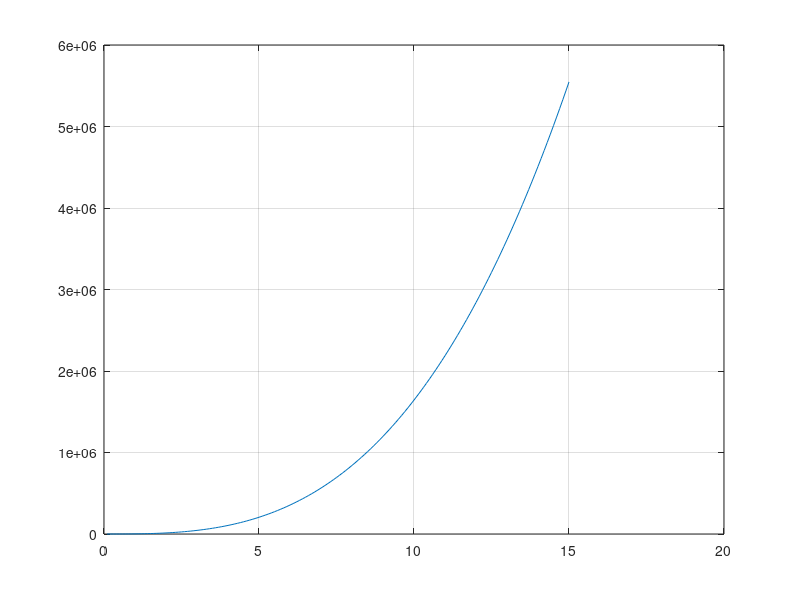

Source code (MATLAB):
close all
clear all
clc       
%--------------------------------------------------------------------------
%PARAMETERS OF A 2MW DFIG
%IEEE - DFIM: Chapter 3 
%--------------------------------------------------------------------------
f = 60;%50                  % Stator frequency (Hz)
n = 1800; %1500             % Synchronous speed at 50 Hz|(rev/min)
Ps = 2e6;                   % Nominal stator three-phase active power|(MW)
Vs = 690;                   % Line-to-line nominal stator voltage in rms (V)
Is = 1760;                  % Each phase nominal stator current in rms (Amp)
Tem = 12732;                % Nominal torque at generator or motor modes (N.m)
%Stator connection Star
p = 2;                      % Pole pair 
Vr = 2070;                  % Line-to-line nominal rotor voltage in rms (reached at speed near zero) (V)
%Rotor connection Star
u = 0.34;                   % Stator/rotor turns ratio (relation between the stator and rotor)
Rs = 2.6e-3;                % Stator resistance (mohm)
Lsi = 87e-6;                % Stator leakage inductance (uH)
Lm = 2.5e-3;                % Magnetizing inductace (mH)
Rres = 26.1e-3;             %% Rotor resistance (mohm)
Rind = 783e-6;              %% Rotor leakage inductance (uH)
Rr = 2.9e-3;                % Rotor resistance referred to stator (mohm)
Lsr = 87e-6;                % Rotor leakage inductance referred to the stator (uH)
Ls = Lm + Lsi;              % Stator inductance (mH)
Lr = Lm + Lsr;              % Rotor inductance (mH)
%--------------------------------------------------------------------------
%Space for Rotor Side Converter
Q = 0;                      % For Reactive power = 0
smax = 0.33;                % Maximun slip 0.25
Fs = 1.5 %1.8;              % Stator Flux
Vbus_ref = 1200;            % Bus Voltage
%Mechanic 
J = 90%130;                    % Inertia Kg*m^2
D = 0.1%1e-3;                   % Damping friction factor N.m.s
%PI regulators
sigma = 1- Lm^2/(Ls*Lr); 
tau_i = (sigma*Lr)/Rr;
tau_n = 0.05;
wni = 100*(1/tau_i);
wnn = 1/tau_n;

kp_id = (2*wni*sigma*Lr)-Rr;
kp_iq = kp_id;

ki_id = (wni^2)*Lr*sigma;
ki_iq = ki_id;

kp_n = (2*wnn*J)/p;
ki_n = ((wnn^2)*J)/p;
%--------------------------------------------------------------------------
%Space for Grid Side Converter
Cbus = 80e-3;               % DC bus capacitance
Rg = 20e-6;                 % Grid side filter? resistance 1
Lg = 483e-6;                % Grid side filter? inductance 1e-3

Kpg = 1/(1.5*Vs*sqrt(2/3)); 
Kqg = -Kpg;

%PI regulators
tau_ig = Lg/Rg;
wnig = 60*2*pi;

kp_idg = (2*wnig*Lg)-Rg;
kp_iqg = kp_idg;
ki_idg = (wnig^2)*Lg;
ki_iqg = ki_idg;

kp_v = -1000;   
ki_v = -300000;

%--------------------------------------------------------------------------
%PWM 
fsw = 4e3;                  %Switching frequency (Hz)
Ts = 1/fsw/f;               %Sample time (sec)

%--------------------------------------------------------------------------
%Space for Three blade wind turbine model
% Beta -> Lambda Vs Cp Graph
N = 100;                    %Gearbox Ratio
Radio = 44;                 %Radio
ro = 1.225;                 %Air desity kg/m3
%beta=[-2.5 -1.5 0 1.5 2.5 0];
beta=[0 0 0 0 0 0 0];
for k=1:7
    cont = 1;
    for lambda = 0.1:0.1:14
        lambdai(cont)=(1/((1/(lambda-0.02*beta(k))+(0.003/(beta(k)^3+1)))));
        Cp(cont)=0.73*(151/lambdai(cont)-0.58*beta(k)-0.002*beta(k)^2.14-13.2).*(exp(-18.4/lambdai(cont)));
        Ct(cont) = Cp (cont)/lambda;
        cont = cont+1;
    end
    lambda=[0.1:0.1:14];
    %figure (1)
    %plot(lambda,Cp), grid on, hold on,
    
    %Rotor Speed Vs Power Graph
    for Vv = 6:0.5:12   %Wind Velocity at 12 m/s
        cont2=1;
        for serie = 0.1:0.1:14
            Pt (cont2)= (0.5*ro*pi*(Radio)^2)*(Vv)^3*Cp(cont2);
            omega_m (cont2) = ((lambda(cont2)*Vv) /Radio)*N/(2*pi/60)
            cont2=cont2+1;
        end
        %figure (2)
        %plot(omega_m,Pt), grid on, hold on,
    end
end

% Lambda and CP optimum
cp_opt = max(Cp)
cp_opt_abs = abs(max(Cp))
posicion=find(Cp==cp_opt);
lambda_opt = abs(lambda(posicion))
beta = beta (k)     %Pitch angle

% Wind velocity Vs Wind Power
cont2=1;
for Vv = 0.1:0.1:15
    Pt (cont2)= (0.5*ro*pi*(Radio)^2)*(Vv)^3*cp_opt;
    cont2=cont2+1;
end
Vv=[0.1:0.1:15];
figure (3)
plot(Vv,Pt), grid on, hold on,
%--------------------------------------------------------------------------
 
%--------------------------------------------------------------------------
%PARAMETERS OF BESS
%--------------------------------------------------------------------------
%Space for Grid Side Converter
Cbus_bess = 15e-3;%80e-3;        % DC bus capacitance
Rg_bess = 20e-5;%20e-6;          % Grid side filter? resistance 1
Lg_bess = 600e-6;%483e-6;        % Grid side filter? inductance 1e-3
%kp_v = -1000;   
%ki_v = -300000;
Vdc_bat_ref= 1300;